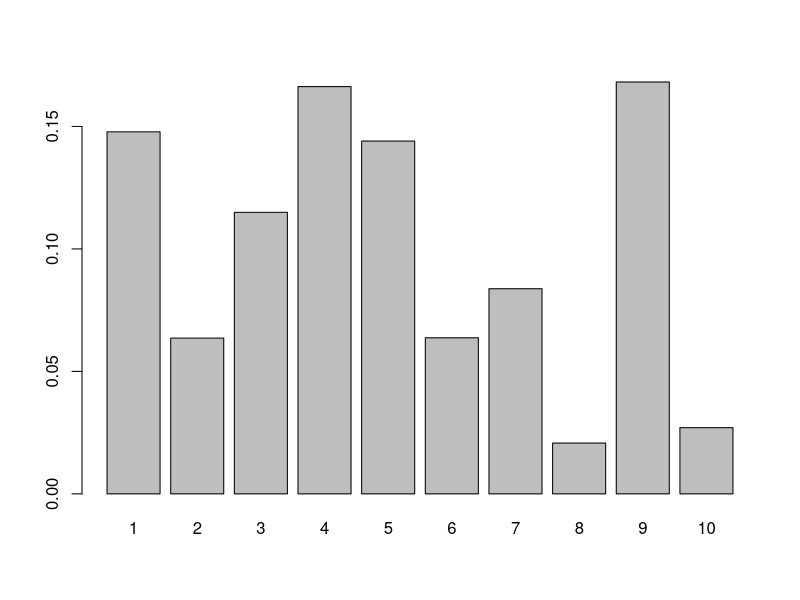
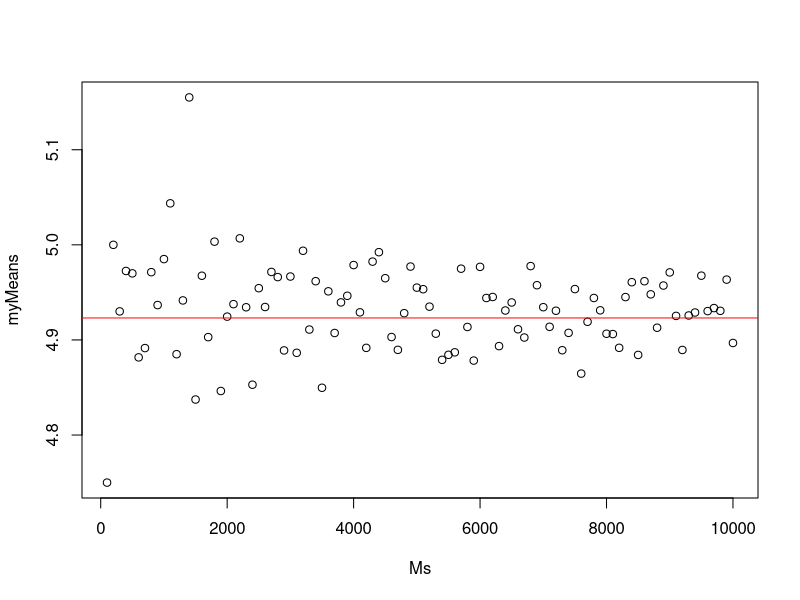
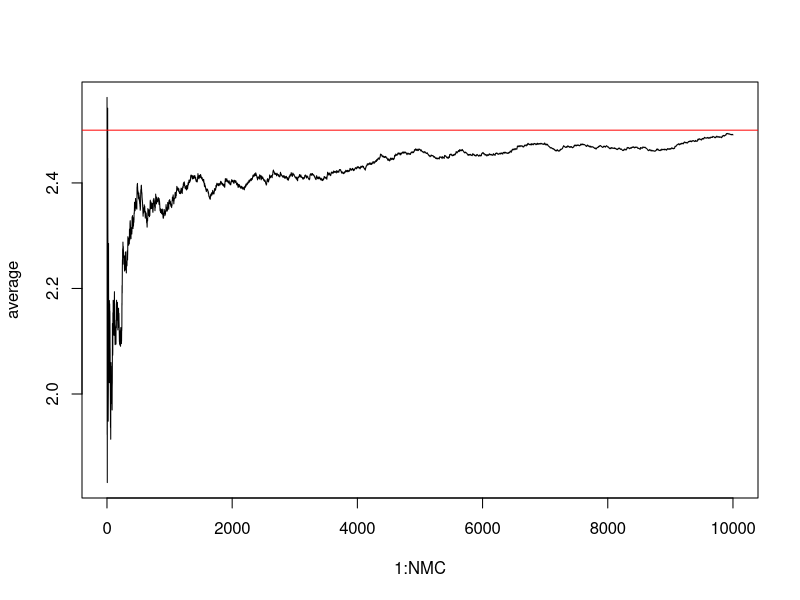
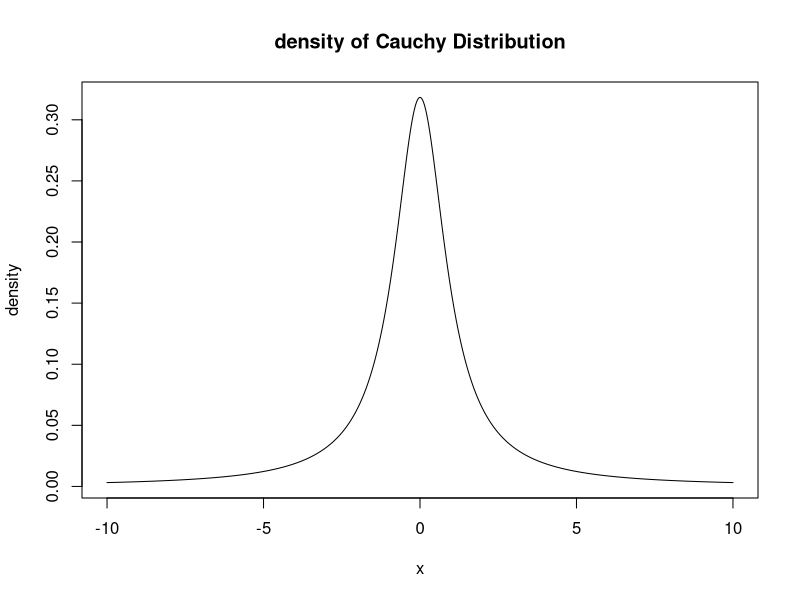
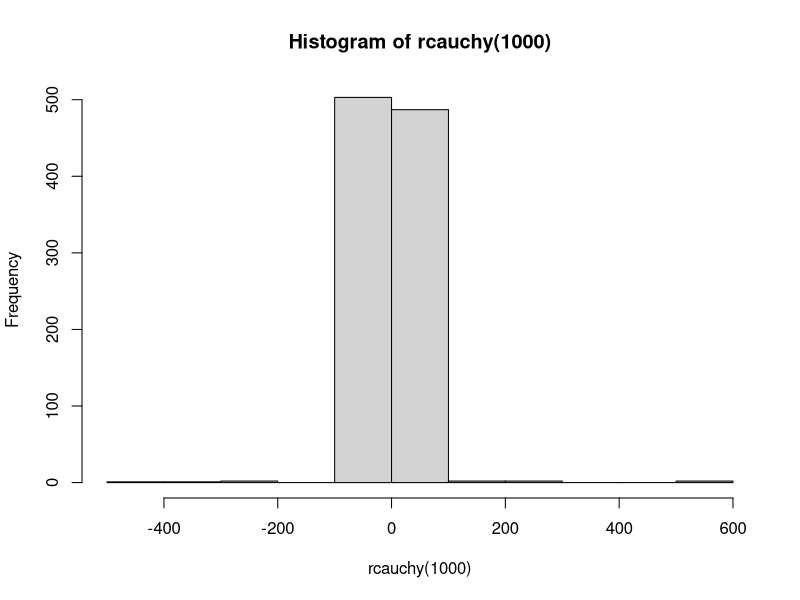
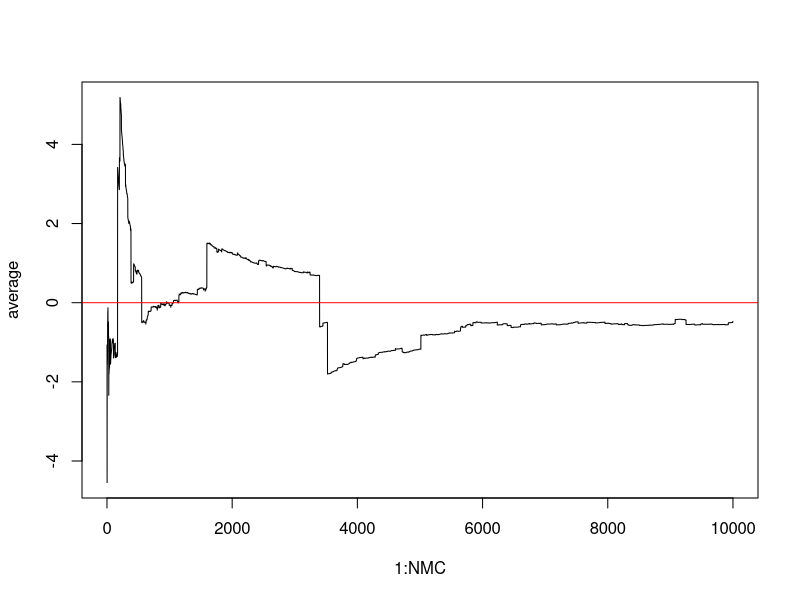
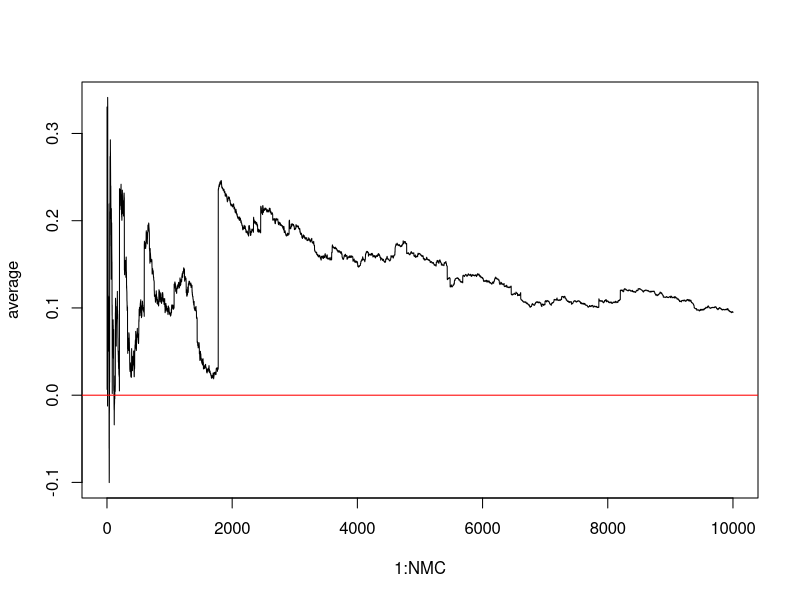
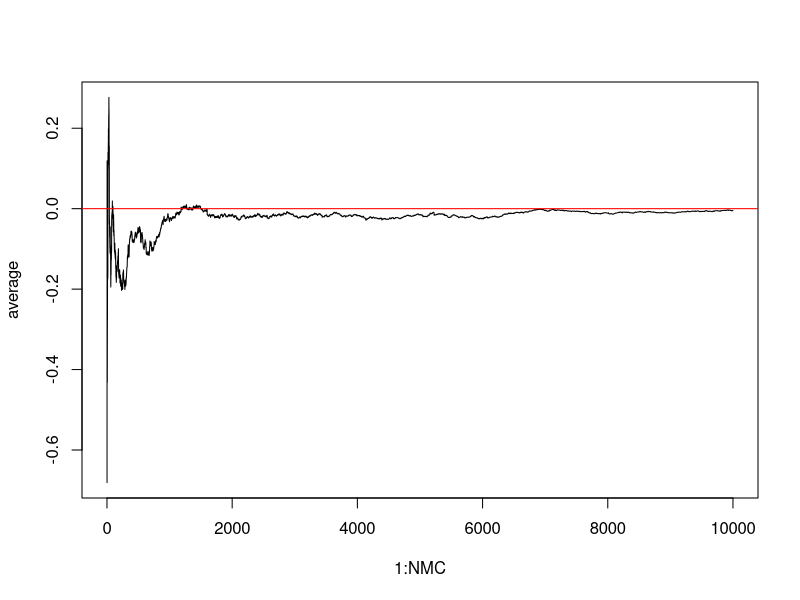

The R script that drew these images, in order:
## ---- chunk 1
knitr::opts_chunk$set(echo = TRUE)
## ---- chunk 2
set.seed(2)
NMC <- 100000 #Many Monte Carlo replicates
results <- rep(FALSE, NMC) # a vector for storing results
for(i in 1:NMC){
  X <- rnorm(1,5,3)
  Y <- rexp(1, .2)
  results[i] <- (X > Y) #TRUE or FALSE
}
mean(results)  ### the proportion of TRUES out of all replicates
## ---- chunk 3
set.seed(2)
NMC <- 100000 #Many Monte Carlo replicates
X <- rnorm(NMC,5,3)
Y <- rexp(NMC, .2)
mean(X > Y)  ### the proportion of TRUES out of all replicates
## ---- chunk 4
set.seed(2)
NMC <- 100000 #Many Monte Carlo replicates
results <- replicate(NMC, rnorm(1,5,3)>rexp(1,.2))
#replicate( how many times, expression)
#this creates a vector of replicates! So easy!
mean(results)  ### the proportion of TRUES out of all replicates
## ---- chunk 5
x<- 1:10
px <- runif(10)
px <- px / sum(px)
barplot(height=px, names=x)

#Let's peek behind the curtain
(EX <- sum( x * px))
(VarX <- sum(x^2*px) - EX^2)
sum((x-EX)^2*px)
## ---- chunk 6
myMeans <- vector("numeric")
Ms <- seq(100, 10000, 100)
for(M in Ms){
  mySample <- sample(x, prob=px, size=M, replace=TRUE)
  myMeans[M/100] <- mean(mySample)
}
plot(x= Ms, y=myMeans)
abline(h=EX, col="red")
## ---- chunk 7
NMC <- 10000
randomExp <- rexp(NMC, .4)
numerator <- cumsum(randomExp)
average <- numerator / (1:NMC)
plot(x=1:NMC, y=average, type="l")
abline(h=1/.4, col="red")

## ---- chunk 8
set.seed(1)

MCN <- 100   #stands for Monte Carlo N

for(i in 1:5){
  #generate a bunch of values from the random variable
  myData <- rgamma(MCN, shape=5, scale=.5)
#  hist(myData)
  
  #Law of Large Numbers says that the sample average should be close to EX
  print(mean(myData))
  
}

## ---- chunk 9

MCN <- 10000000   #stands for Monte Carlo N

#generate a bunch of values from the random variable
myData <- rgamma(MCN, shape=5, scale=.5)

#Law of Large Numbers says that the sample average should be close to EX
mean(myData)
## ---- chunk 10
X <- rexp(1000000, rate=3)
Y <- sqrt(X)
mean(Y)
## ---- chunk 11
plot(x=seq(-10,10,.01), y=dcauchy(seq(-10,10,.01)), type="l", main="density of Cauchy Distribution", xlab="x", ylab="density")
## ---- chunk 12
hist(rcauchy(1000))
## ---- chunk 13
NMC <- 10000
randomCauchy <- rcauchy(NMC)
numerator <- cumsum(randomCauchy)
average <- numerator / (1:NMC)
plot(x=1:NMC, y=average, type="l")
abline(h=0, col="red")

## ---- chunk 14
NMC <- 10000
randomT2 <- rt(NMC,2)
numerator <- cumsum(randomT2)
average <- numerator / (1:NMC)
plot(x=1:NMC, y=average, type="l")
abline(h=0, col="red")

## ---- chunk 15
NMC <- 10000
randomT3 <- rt(NMC,3)
numerator <- cumsum(randomT3)
average <- numerator / (1:NMC)
plot(x=1:NMC, y=average, type="l")
abline(h=0, col="red")

## ---- chunk 16
mu <- 4
sigma <- 5

NMC <- 10000

X <- rnorm(NMC, mean=mu, sd=sigma)

#Look a the histogram
hist(X)

Y <- log(abs(X))
#histogram of log|X|
hist(Y)

mean(Y)
## ---- chunk 17
#we can simulate M plays of the game with simply M geometric random values from geom(.5)
M <- 1000000

t <- rgeom(M, .5)  #t is number tails per game
winnings <- 2^t
mean(winnings)
## ---- chunk 18
M <- 1000000 #this is the number of Monte Carlo replicates to make
X <- rnorm(M, mean=8, sd=2)
mean(X > 8.4 & X < 9.9)

## ---- chunk 19
pnorm(9.9, 8,2)- pnorm(8.4, 8,2)
## ---- chunk 20
simulateBirthdays <- function(n){
  #birthdays will be numbers from 1 to 365
  #we'll assume that each day of the year is equally likely (this is probably not true in real life)
  return (sample(x = 1:365, size=n, replace=TRUE))
}

checkSharedBirthdays <- function(birthdays){
  #We'll use the unique function
  #given a vector X of values, unique(X) gives the unique values
  return (length(unique(birthdays)) < length(birthdays))
}
## ---- chunk 21
NMC <- 10000
results <- vector("logical")
for(i in 1:NMC){
  simBirthdays <- simulateBirthdays(19)
  results[i] <- checkSharedBirthdays(simBirthdays)
}
#estimate the probability
mean(results)

## ---- chunk 22
NMC <- 100000
results <- vector("logical")
for(i in 1:NMC){
  simBirthdays <- simulateBirthdays(23)
  results[i] <- checkSharedBirthdays(simBirthdays)
}
#estimate the probability
mean(results)
## ---- chunk 23
#I will dispense with the x coordinates entirely. 
needle.crosses <- function(L, W){
  y <- runif(1, -W, W)
  angle <- runif(1, 0, pi)
  dy <- L/2 * sin(angle)
  y1 <- y-dy
  y2 <- y+dy
  return( floor(y1/W)!= floor(y2/W)) #divide by W tells us which board number the endpoint is on, 
}

buffon.prob <- function(L, W, M){
  results <- rep(0, M)
  for(i in 1:M){
    results[i] <- needle.crosses(L,W)
  }
  return(mean(results))
}

#test
buffon.prob(1, 1, 10000)

#What if the floor boards are 2 units wide??
buffon.prob(1, 2, 10000)


## ---- chunk 24
generate_game_state <- function() {
  # Generate a random instance of the Monty Hall game.
  # That is, a random assignment of prizes to doors
  # and an initial guess for our contestant.
  # Generate an assignment of prizes/goats to doors.
  # We'll encode the Grand Prize as a 1 and the goats as 0s.
  # Reminder: sample(v) just returns a random permutation
  # of the entries of v.
  prizes <- sample( c(1,0,0) );
  # Now, let's randomly pick a door to guess.
  # We pick door number 1, 2 or 3.
  # Use sample() to choose from {1,2,3} uniformly at random
  doors <- c(1,2,3)
  guess <- sample( doors, size=1);
  # Record the other two doors.
  # x[-c] returns the entries of x NOT in vector c.
  otherdoors <- doors[-guess];
  
  # Return a list object, which will be easier to work with
  # when we want to access the different pieces of game
  # information
  game <- list(prizes=prizes, guess=guess,
               otherdoors=otherdoors );
  return( game )
}

run_game_noswitch <- function() {
  # Run one iteration of Let's Make a Deal,
  # in which we do NOT switch our guess.
  
  # Generate a game.
  game <- generate_game_state()
  # Now, Monty Hall has to reveal a door to us.
  # If we were switching our guess, we would need to do some
  # extra work to check some conditions (see below for that),
  # but since we're not switching, let's just cut to the
  # chase and see if we won the prize or not.
  # Remember, game$prizes is a vector of 0s and 1s, encoding
  #     the prizes behind the three doors.
  # game$guess is 1, 2 or 3, encoding which door we guessed
  return( game$prizes[game$guess] )
}

run_game_yesswitch <- function() {
  # Run one iteration of Let's Make a Deal,
  # in which we DO switch our guess.
  
  # Generate a game.
  game <- generate_game_state()
  guess <- game$guess; # We're going to switch this guess.
  # Now, Monty Hall has to reveal a door to us.
  # To do that, we need to look at the other doors,
  # and reveal that one of them has a goat behind it.
  # game$otherdoors is a vector of length 2, encoding the
  # two doors that we didn't look at.
  # So let's look at them one at a time.
  # Note: there are other, more clever ways to write
  # this code, but this is the simplest implementation
  # to think about, in my opinion.
  if( game$prizes[game$otherdoors[1]]==0 ){
    # The first non-guessed door doesn't have a goat
    # behind it, so Monty Hall shows us the goat behind
    # that door, and we need to switch our guess to the
    # *other* door that we didn't choose.
    guess <- game$otherdoors[2];
  } else {
    # If the Grand Prize is behind otherdoors[1],
    # so that game$otherdoors[1]]==1,
    # then Monty Hall is going to show us a goat behind
    # otherdoors[2], and we have the option to switch our
    # guess to otherdoors[1],
    # and we will exercise that option
    guess <- game$otherdoors[1];
  }
  # Now check if we won the prize!
  return( game$prizes[guess] )
}
## ---- chunk 25
M <- 1e4;
noswitch_wins <- 0;
for(i in 1:M) {
  noswitch_wins <- noswitch_wins + run_game_noswitch()
}

noswitch_wins/M
## ---- chunk 26
M <- 1e4;
yesswitch_wins <- 0;
for(i in 1:M) {
  yesswitch_wins <- yesswitch_wins + run_game_yesswitch()
}

yesswitch_wins/M
## ---- chunk 27
NMC<- 100000
results <- rep(0, NMC)
for(i in 1:NMC){
  Y1 <- rnorm(1, 3, 5)
  Y2 <- rnorm(1, 6, 6)
  Y3 <- rnorm(1, -2, 9)
  X <- Y1*Y2*Y3
  results[i] <- (X < 13)
}
mean(results)

## ---- chunk 28
NMC <- 100000

results <- FALSE
for(i in 1:NMC){
  results[i] <- prod(sample(6, size=3, replace=TRUE)) #multiples the values in the vector
  
}
mean(results)
hist(results)

## ---- chunk 29
dieY <- c(3,3,3,3,3,3)
dieB <- c(0,0,4,4,4,4)
dieG <- c(1,1,1,5,5,5)
dieR <- c(2,2,2,2,6,6)

notTdice <- data.frame(dieY,dieB,dieG,dieR)

rollDice <- function(die1,die2,N){
  #true if player 1 wins
  return(sample(notTdice[,die1],N,replace=TRUE) > sample(notTdice[,die2],N,replace=TRUE))
}

MCN <- 10000

dieColors <- c("yellow","blue","green","red")

for(i in 1:3){
  for(j in ((i+1):4)){
    results =rollDice(i,j,MCN)
    print(paste(dieColors[i],
                "vs",
                dieColors[j],
                ":",
                dieColors[i],
                "win proportion is ",
                mean(results)))
  }
}

## ---- chunk 30
dieA <- c(1, 2, 5, 6, 7, 9)
dieB <- c(1, 3, 4, 5, 8, 9)
dieC <- c(2, 3, 4, 6, 7, 8)

notTdice <- data.frame(dieA,dieB,dieC)

rollDice <- function(die1,die2,N){
  #true if player 1 wins
  results <- rep(0,N)
  P1Rolls <- sample(notTdice[,die1],N,replace=TRUE)
  P2Rolls <- sample(notTdice[,die2],N,replace=TRUE)
  results[ P1Rolls > P2Rolls] <- 1
  results[P1Rolls < P2Rolls] <- -1
  return(results)
}
MCN <- 1000000
dieNames <- c("A","B","C")
resultsTable <- data.frame(P1<-vector("character"),
                           P2<-vector("character"),
                           Win<-vector("numeric"),
                           Tie<-vector("numeric"),
                           Lose<-vector("numeric"))
for(i in 1:2){
  for(j in ((i+1
             ):3)){
    results =rollDice(i,j,MCN)
    resultsTable <- rbind(resultsTable,
                          c(dieNames[i],
                            dieNames[j],
                            mean(results == 1),
                            mean(results == 0),
                            mean(results == -1)))
  }
}
resultsTable
names(resultsTable) <- c("P1 Die","P2 Die","P1 win","Tie","P2 Win")

## ---- chunk 31
g <- function(x){
  return(3*x - 2*log(x)-x^2)
}

M <- 10000
results <- vector("numeric") #empty numerical vector

#I am going to sample from X~unif(7,14) and I want to evalute h(x) = g(x)/f(x), where f(x) is the density of X

for(i in 1:M){
  x <- runif(1, 7, 14)
  results[i] <- g(x)/dunif(x, 7, 14) #this is h(x)
}
mean(results)

## ---- chunk 32
-2*log(13492928512)-3395/6
## ---- chunk 33
M <- 10000

#step 1, sample from unif(1,7) 
x <- runif(M, 1,7)
g <- function(x){
  log(3*x^2-2)*sin(x)
}
f <- function(x){
  dunif(x, 1, 7)
}
h <- g(x)/f(x)

mean(h)
## ---- chunk 34
NMC <- 100000
Ns <- 0
for(i in 1:NMC){
  Ns[i] = min(which(cumsum(runif(100))>1))
}
mean(Ns)
## ---- chunk 35
#Check the value
exp(1)
## ---- chunk 36
NMC <- 10000; # Number of Monte Carlo replicates
plot(NA,NA, xlim=c(-1,1), ylim=c(-1,1))

in_circ <- 0; # Count how many points landed in the circle
# For-loop over the MC replicates
for(i in 1:NMC){
  
  # for each point, generate (x,y) randomly between -1 and 1
  point <- runif(n=2, min=-1, max=1);
  # to be inside circle, our point must satisfy xˆ2 + yˆ2 <= 1
  if(point[1]^2 + point[2]^2 <= 1){
  # if inside, add to count
    in_circ <- in_circ+1
    points(point[1],point[2])
  }
}

#To get proportion of square covered, take in_circ/N
prop <- in_circ/NMC
# to get our estimate of pi, multiply by 4.
pi.mc <- 4*prop
pi.mc
## ---- chunk 37
#Sample from the normal distribution, let's get 1000 values from N(mean=5, var=8^2)
X <- rnorm(10000, 5, sd=8)

hist(X)

#What are the first 5 sampled values?
X[1:5]

#SO far we haven't looked at F(X). Remember, the CDF, F(x) is defined as Pr(X <= x)
#To find these we can look at pnorm
pnorm(X[1:5], 5, sd=8)

#what if we looked at pnorm for ALL values
#How would the pnorms be distributed?

hist(pnorm(X, 5, sd=8))
## ---- chunk 38
n.values <- rnorm(10000, mean=6, sd=2)
## ---- chunk 39
hist(n.values)
## ---- chunk 40
n.values[1:5]
pnorm(n.values[1:5], mean=6, sd=2)
## ---- chunk 41
hist(pnorm(n.values, mean=6, sd=2), breaks=10)

## ---- chunk 42
exp.values <- rexp(10000, rate=3)
hist(exp.values)
## ---- chunk 43
hist(pexp(exp.values, rate=3))
## ---- chunk 44
probs <- seq(.01,.99,.005)
percentiles <- qnorm(probs)

plot(x=seq(-2,2,.1), pnorm(seq(-2,2,.1)), type="l")
segments(percentiles,0,percentiles, probs, lwd=3, col=rgb(0,0,0,.5))
segments(-2,probs,percentiles, probs)

## ---- chunk 45
u <- runif(10000)  #These are my values sampled uniformly
                   # at random from 0 to 1. These represent
                   # Left tail probabilities
x <- qnorm(u, mean=6, sd=2)

mean(x)
sd(x)
hist(x, probability=TRUE)
lines(seq(0,12,.1), dnorm(seq(0,12,.1),6,2), col="blue")
## ---- chunk 46
x<- seq(0, 6, .1)
plot(x, dexp(x,.4), type="l", main="Exp(.4) density curve")

## ---- chunk 47
probs <- seq(.01,.99,.01)
percentiles <- qexp(probs, .4)

plot(x=percentiles, pexp(percentiles,.4), type="l")
segments(percentiles,0,percentiles, probs, lwd=3, col=rgb(0,0,0,.5))
segments(-2,probs,percentiles, probs)

## ---- chunk 48
x<- seq(0, 20,.1)
y<- dexp(x, rate=1)
plot(x,y, type="l", main="the density function of X ~ exp(1)")

## ---- chunk 49
#Here is what R would do
U <- runif(1000)
X <- qexp(U, rate=1) #This is the inverse CDF of X
#in theory, X data should be distributed by exp(1)
hist(X, probability=TRUE)
lines(x,y, col="red")

## ---- chunk 50
U <- runif(10000)
X <- (8*U)^(1/3)
hist(X, probability=TRUE)
lines(x=seq(0, 2, .1), y=3/8*seq(0, 2, .1)^2, col="red")
## ---- chunk 51
U <- runif(10000, min=0, max=1)
X <- (8*U)^(1/3)

hist(X, probability=TRUE)
lines(x =seq(0,2,.1), y=3/8*(seq(0,2,.1)^2), col="red")

